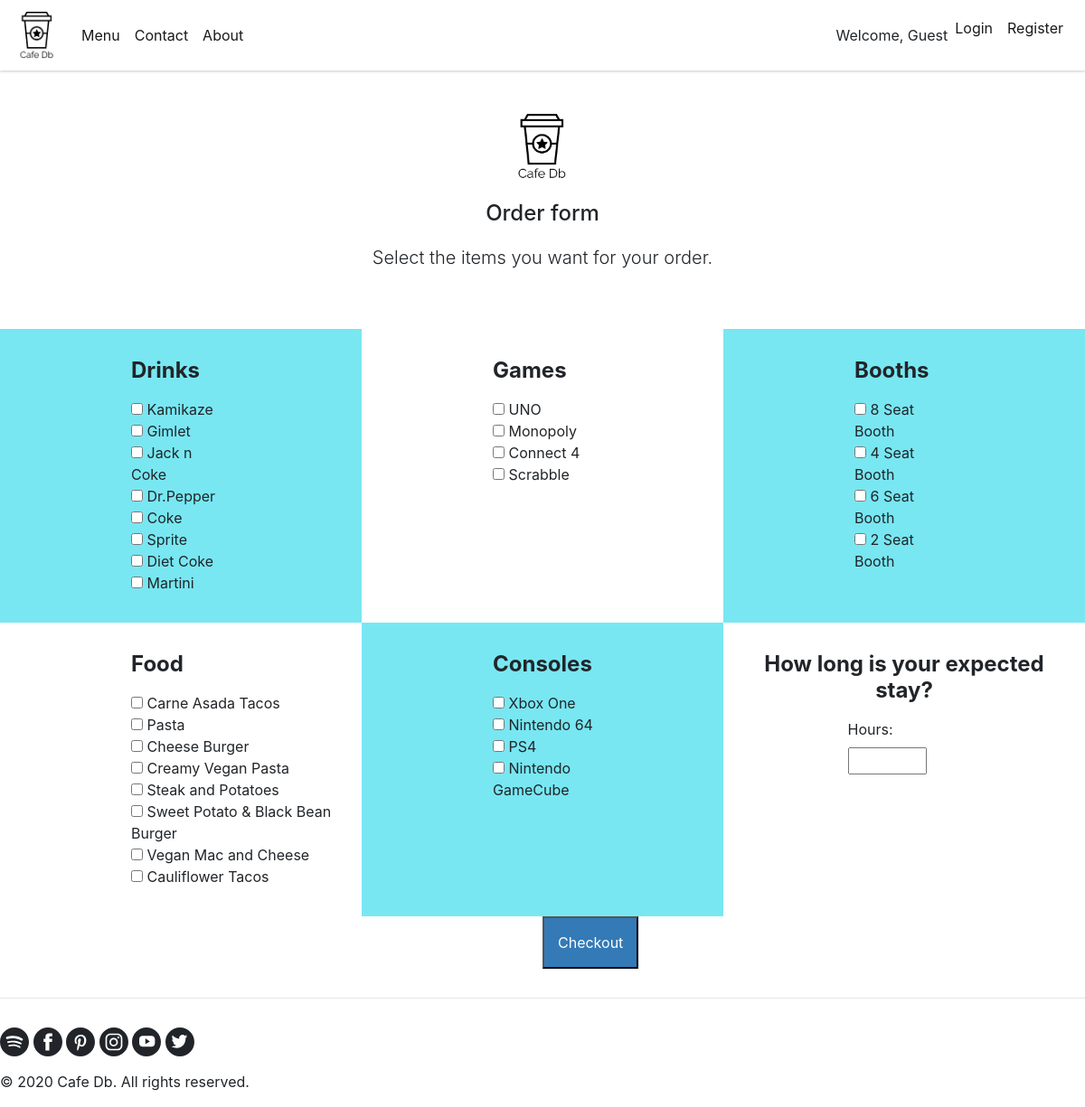
The app's page /order.php with its own data.
### tables this page shows
CREATE TABLE `menu_item` (
  `ItemID` int(11) NOT NULL,
  `Name` varchar(70) DEFAULT NULL,
  `Price` decimal(5,2) DEFAULT NULL,
  `Quantity` int(11) DEFAULT NULL,
  `Alcohol` decimal(4,2) DEFAULT NULL,
  `Vegan` tinyint(1) DEFAULT NULL,
  `ItemType` char(1) DEFAULT NULL
);

CREATE TABLE `game` (
  `GameID` int(11) NOT NULL,
  `PlayerNum` int(11) DEFAULT NULL,
  `BoardName` varchar(30) DEFAULT NULL,
  `ConsoleType` varchar(30) DEFAULT NULL,
  `ControllerAmnt` int(11) DEFAULT NULL,
  `ComputerNum` int(11) DEFAULT NULL,
  `GameType` char(1) DEFAULT NULL
);

CREATE TABLE `booth` (
  `BoothID` int(11) NOT NULL,
  `Floor` int(11) NOT NULL,
  `Seats` int(11) NOT NULL,
  `Availability` tinyint(1) NOT NULL
);

### order.php (the view, shortened to what this page needs)
<?php
	$servername = "localhost";
    $dbusername = "Main";
    $dbpassword = "Gearsofwar2";
    $database = "cafedb";
	$mysqli = new mysqli($servername, $dbusername, $dbpassword, $database);
?>
<!DOCTYPE html>
<html>
    <link rel="stylesheet" href="https://stackpath.bootstrapcdn.com/bootstrap/4.5.0/css/bootstrap.min.css">
<body>
	<nav class="navbar navbar-light navbar-expand-sm">
	  <a class="navbar-brand" href="/index.php"><img id="logo" src="logo.png" ></a>
	  <div class="collapse navbar-collapse" id="navbarsExample03">
		<ul class="navbar-nav mr-auto">
		  <li class="nav-item active">
			<a class="nav-link active" href="/menu.php">Menu</a>
		  </li>
		  <li class="nav-item active">
			<a class="nav-link" href="/contact.php">Contact</a>
		  </li>
		  <li class="nav-item active">
			<a class="nav-link"  href="/about.php">About</a>
		  </li>
		</ul>
		<?php
		if(isset($_SESSION['loggedin'])){
			if($_SESSION["loggedin"]== True){
				echo '<ul class="navbar-nav" id="login-nav">';
				echo "<li class='nav-item active'><p class='greeting'>Welcome back, ", $_SESSION['FirstName'], "</p></li>";
				echo '<li class="nav-item dropdown active">';
				echo '<a class="nav-link dropdown-toggle" href="#" id="dropdown04" data-toggle="dropdown" aria-haspopup="true" aria-expanded="false">';
				echo '<svg class="bi bi-person-circle" width="1em" height="1em" viewBox="0 0 16 16" fill="currentColor" xmlns="http://www.w3.org/2000/svg">';
				echo '<path d="M13.468 12.37C12.758 11.226 11.195 10 8 10s-4.757 1.225-5.468 2.37A6.987 6.987 0 0 0 8 15a6.987 6.987 0 0 0 5.468-2.63z"/>';
				echo '<path fill-rule="evenodd" d="M8 9a3 3 0 1 0 0-6 3 3 0 0 0 0 6z"/>';
				echo '<path fill-rule="evenodd" d="M8 1a7 7 0 1 0 0 14A7 7 0 0 0 8 1zM0 8a8 8 0 1 1 16 0A8 8 0 0 1 0 8z"/>';
				echo '</svg>';
				echo 'Account</a>';
				echo '<div class="dropdown-menu" aria-labelledby="dropdown03">';
				  echo '<a class="dropdown-item" href="/order.php">Order</a>';
				  echo '<a class="dropdown-item" href="#">My Rewards</a>';
				  echo '<a class="dropdown-item" href="/ok.php">History</a>';
				  echo '<a class="dropdown-item" href="/logout.php">logout</a>';
				echo '</div>';
				echo '</li>';
				echo '</ul>';
			}
			else if($_SESSION["loggedin"] == False){
				echo "<p class='greeting'>". "Welcome, Guest " . "</p>";
				echo "<a id='register' href='http://localhost/cafedb/register.php'>Register</a>";
			}
		}else{
			echo '<ul class="navbar-nav">';
			echo '<li class="nav-item active"><p class="greeting-guest"> Welcome, Guest  </p></li>';
			echo '<li class="nav-item active"><a class="nav-link" id="login" href="/login.php">Login</a></li>';
			echo '<li class="nav-item active"><a class="nav-link" id="register" href="/register.php">Register</a></li>';
			echo '</ul>';
		}
		?>
	</div>
	</nav>
	<main>
	<form action=confirm.php method="POST" name="checkoutForm">
	<div class="container-fluid justify-cetner sitewidth bottom">
		<div class="text-center py-5">
			<img class="mb-4" src="logo.png" alt="logo" width="72" height="72">
			<h2>Order form</h2>
			<p class="lead">Select the items you want for your order.</p>
		</div>
		<div class="row justify-content-md-center">
				<div class="col-md color">
					<div class="width bottom">
					<h4 class="mb-3">Drinks</h4>
						<?php
							$sql = "select * from MENU_ITEM where itemType = 'D';";
							$result = $mysqli->query($sql);
							while($food = $result -> fetch_assoc()):
						?>
						<input type="checkbox" name="food[]" value="<?php echo $food['ItemID']?>" >
						<span><?php echo $food['Name']; ?></span><br>
						<?php endwhile; ?>
					</div>
				</div>
				<div class="col-md">
					<div class="width bottom">
					<h4 class="mb-3">Games</h4>
						<?php
                            $sql = "select * from GAME where GameType = 'B';";
                            $result = $mysqli->query($sql);
                            while($game = $result -> fetch_assoc()):
                        ?>
                            <input type="checkbox" name="game[]" value="<?php echo $game['GameID']?>" >
                            <span><?php echo $game['BoardName']; ?></span><br>
                        <?php endwhile; ?>
					</div>
				</div>
				<div class="col-md color">
						<div class="width bottom">
						<h4 class="mb-3">Booths</h4>
						<?php
                            $sql = "select * from BOOTH;";
                            $result = $mysqli->query($sql);
                            while($game = $result -> fetch_assoc()):
                        ?>
                            <input type="checkbox" name="booth[]" value="<?php echo $game['BoothID']?>" >
                            <span><?php echo $game['Seats']," Seat Booth"; ?></span><br>
                        <?php endwhile; ?>
						</div>
				</div>
			</div>
			<div class="row">
				<div class="col-md">
						<div class="width">
						<h4 class="mb-3">Food</h4>
						<div class="bottom" style="width: 260px; margin: auto;">
						<?php
                            $sql = "select * from MENU_ITEM where itemType = 'F';";
                            $result = $mysqli->query($sql);
                            while($food = $result -> fetch_assoc()):
                        ?>
                            <input type="checkbox" name="food[]" value="<?php echo $food['ItemID']?>" >
                            <span><?php echo $food['Name']; ?></span><br>
                        <?php endwhile; ?>
						</div>
					</div>
				</div>
				<div class="col-md color">
						<div class="width bottom">
						<h4 class="mb-3">Consoles</h4>
						<div class="bottom" style="width: 170px; margin: auto;">
						<?php
                            $sql = "select * from GAME where GameType = 'C';";
                            $result = $mysqli->query($sql);
                            while($game = $result -> fetch_assoc()):
                        ?>
                            <input type="checkbox" name="game[]" value="<?php echo $game['GameID']?>" >
                            <span><?php echo $game['ConsoleType']; ?></span><br>
                        <?php endwhile; ?>
						</div>
					</div>
				</div>
				<div class="col-md">
						<div class="text-center">
						<h4 class="mb-3">How long is your expected stay?</h4>
						</div>
						<div class="bottom" style="width: 125px; margin: auto;">
					    <label for="hrs">Hours:</label>
                        <input type="number" id="hrs" name="hrs" min="1" max="24" align="center">
						</div>
				</div>
			</div>
			<div class="row justify-content-md-center" style="margin-top:0px;width:130px;margin: auto;">
			    <div class="col col-lg-2">
					<input type="submit" id="btn" value="Checkout">
				</div>
			</div>
		</div>
		</form>
	</main>
	<hr aria-hidden="true" class="sb-rule sitewidth">
		<footer>
		<div class ="conatiner-fluid sitewidth top">
		</div>
		<div class="sitewidth">
			<p class="color-textBlackSoft py3">© 2020 Cafe Db. All rights reserved.</p>
		</div>
		</footer>
  </body>
</body>
</html>

### order.php (style rules this page uses)
#logo { width:50px; }
.sitewidth { margin: 0 auto; max-width: 1440px; }
.top { margin-top:32px; }
.bottom { padding-bottom: 32px; }
.navbar { box-shadow: 0 1px 3px rgba(0,0,0,.1), 0 2px 2px rgba(0,0,0,.06), 0 0 2px rgba(0,0,0,.07); }
#btn { color: #fff; background: #337ab7; padding: 15px; }
.py-5 { padding-bottom: 3rem !important; }
h2 { display: block; font-size: 1.5em; margin-block-start: 0.83em; margin-block-end: 0.83em; margin-inline-start: 0px; margin-inline-end: 0px; font-weight: bold; }
p { display: block; margin-block-start: 1em; margin-block-end: 1em; margin-inline-start: 0px; margin-inline-end: 0px; margin-bottom: 1rem; }
.lead { font-size: 1.25rem; font-weight: 300; }
h4, .h4 { font-size: 1.5rem; }
h1, h2, h3, h4, h5, h6, .h1, .h2, .h3, .h4, .h5, .h6 { margin-bottom: 0.5rem; font-weight: 500; line-height: 1.2; }
h1, h2, h3, h4, h5, h6 { margin-top: 0; margin-bottom: 0.5rem; }
.mb-3, .my-3 { margin-bottom: 1rem !important; }
h4 { display: block; margin-block-start: 1.33em; margin-block-end: 1.33em; margin-inline-start: 0px; margin-inline-end: 0px; font-weight: bold; }
svg { fill: currentColor; }
svg { overflow: hidden; vertical-align: middle; }
.width { width:110px; margin: auto; }
.color { background-color: #78e7f2; }

### records on screen
menu_item: Name "Kamikaze"
menu_item: Name "Gimlet"
menu_item: Name "Jack n Coke"
menu_item: Name "Dr.Pepper"
menu_item: Name "Coke"
menu_item: Name "Sprite"
menu_item: Name "Diet Coke"
menu_item: Name "Martini"
game: BoardName "UNO"
game: BoardName "Monopoly"
game: BoardName "Connect 4"
game: BoardName "Scrabble"
booth: Seats "8"
booth: Seats "4"
booth: Seats "6"
booth: Seats "2"
menu_item: Name "Carne Asada Tacos"
menu_item: Name "Pasta"
menu_item: Name "Cheese Burger"
menu_item: Name "Creamy Vegan Pasta"
menu_item: Name "Steak and Potatoes"
menu_item: Name "Sweet Potato & Black Bean Burger"
menu_item: Name "Vegan Mac and Cheese"
menu_item: Name "Cauliflower Tacos"
game: ConsoleType "Xbox One"
game: ConsoleType "Nintendo 64"
game: ConsoleType "PS4"
game: ConsoleType "Nintendo GameCube"
